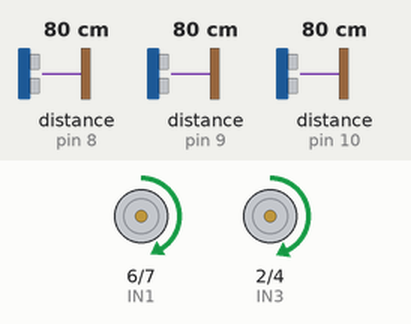
Recording of a sketch running on a simulated Arduino Uno, built with avr-gcc and run on an emulated ATmega328P. Shown: motor-driver pin pairs drawn as motors (green arrow = first pin HIGH = forward, orange = second pin HIGH = backward, longer = more drive, scaled by the enable pin). Inputs (shaded band) come from the test bench; at power-on: distance to the obstacle (sensors on pin 8, pin 9, pin 10) 80 cm. The echo pulse lasts 58.3 µs per cm; what the sketch prints to the serial monitor is not drawn.

Above: at 0.2 s.
Timing chart, 0 to 1.7 s (numbered marks = the images above):
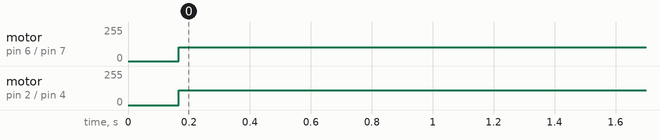

Measured:
- by itself, motor on pin 6 (IN1) / pin 7 (IN2): stopped → forward 105/255 at 0.17 s
- by itself, motor on pin 2 (IN3) / pin 4 (IN4): stopped → forward 110/255 at 0.17 s

The sketch:

wall_manual_ult.ino
```cpp
#include <PID_v1.h>
#include <NewPing.h>

#define ENA 5
#define IN1 6
#define IN2 7
#define IN3 2
#define IN4 4
#define ENB 3
#define t_ult 11
#define l_ult 10
#define f_ult 9
#define r_ult 8
#define f_ir A0
#define b_ir A1
int pwm = 110;
long l_dur, f_dur, r_dur;
int l_dist, f_dist, r_dist;

void moveForward() {
  digitalWrite(IN1, HIGH);
  digitalWrite(IN2, LOW);
  analogWrite(ENA, pwm - 5);
  digitalWrite(IN3, HIGH);
  digitalWrite(IN4, LOW);
  analogWrite(ENB, pwm);
}

void turnLeft() {
  digitalWrite(IN1, HIGH);
  digitalWrite(IN2, LOW);
  analogWrite(ENA, pwm - 5);
  digitalWrite(IN3, LOW);
  digitalWrite(IN4, HIGH);
  analogWrite(ENB, pwm);
}

void turnRight() {
  digitalWrite(IN1, LOW);
  digitalWrite(IN2, HIGH);
  analogWrite(ENA, pwm - 5);
  digitalWrite(IN3, HIGH);
  digitalWrite(IN4, LOW);
  analogWrite(ENB, pwm);
}

void turnFLeft() {
  digitalWrite(IN1, HIGH);
  digitalWrite(IN2, LOW);
  analogWrite(ENA, pwm - 10);
  digitalWrite(IN3, HIGH);
  digitalWrite(IN4, LOW);
  analogWrite(ENB, pwm);
}

void turnFRight() {
  digitalWrite(IN1, HIGH);
  digitalWrite(IN2, LOW);
  analogWrite(ENA, pwm);
  digitalWrite(IN3, HIGH);
  digitalWrite(IN4, LOW);
  analogWrite(ENB, pwm - 10);
}

void Stop() {
  digitalWrite(IN1, LOW);
  digitalWrite(IN2, LOW);
  analogWrite(ENA, 0);
  digitalWrite(IN3, LOW);
  digitalWrite(IN4, LOW);
  analogWrite(ENB, 0);
}

NewPing Lsonar(t_ult, l_ult, 200);
NewPing Rsonar(t_ult, r_ult, 200);

void readUlt(){
  delay(50);
  digitalWrite(t_ult, LOW);
  delayMicroseconds(2);
  digitalWrite(t_ult, HIGH);
  delayMicroseconds(10);
  digitalWrite(t_ult, LOW);
  l_dur = pulseIn(l_ult, HIGH);
  l_dist = l_dur * 0.0343 / 2;
  delay(50);
  digitalWrite(t_ult, LOW);
  delayMicroseconds(2);
  digitalWrite(t_ult, HIGH);
  delayMicroseconds(10);
  digitalWrite(t_ult, LOW);
  f_dur = pulseIn(f_ult, HIGH);
  f_dist = f_dur * 0.0343 / 2;
  delay(50);
  digitalWrite(t_ult, LOW);
  delayMicroseconds(2);
  digitalWrite(t_ult, HIGH);
  delayMicroseconds(10);
  digitalWrite(t_ult, LOW);
  r_dur = pulseIn(r_ult, HIGH);
  r_dist = r_dur * 0.0343 / 2;
}

void setup() {
  // put your setup code here, to run once:
  pinMode(IN1, OUTPUT);
  pinMode(IN2, OUTPUT);
  pinMode(IN3, OUTPUT);
  pinMode(IN4, OUTPUT);
  pinMode(ENA, OUTPUT);
  pinMode(ENB, OUTPUT);
  pinMode(t_ult, OUTPUT);
  pinMode(f_ir, INPUT);
  pinMode(b_ir, INPUT);
  pinMode(l_ult, INPUT);
  pinMode(f_ult, INPUT);
  pinMode(r_ult, INPUT);
  Serial.begin(9600);
}

void loop() {
  readUlt();
  if (f_dist <= 20) {
    if (l_dist < r_dist && l_dist < 10) {
      turnRight();
    }
    else if (l_dist > r_dist && r_dist < 10) {
      turnLeft();
    }
  }
  else {
//    if (l_dist > 10) {
//      turnFLeft();
//    }
//    else if (r_dist > 10) {
//      turnFRight();
//    }
//    else {
      moveForward();
//    }
  }
  Serial.print(l_dist);
  Serial.print(" ");
  Serial.print(f_dist);
  Serial.print(" ");
  Serial.println(r_dist);
}
```
